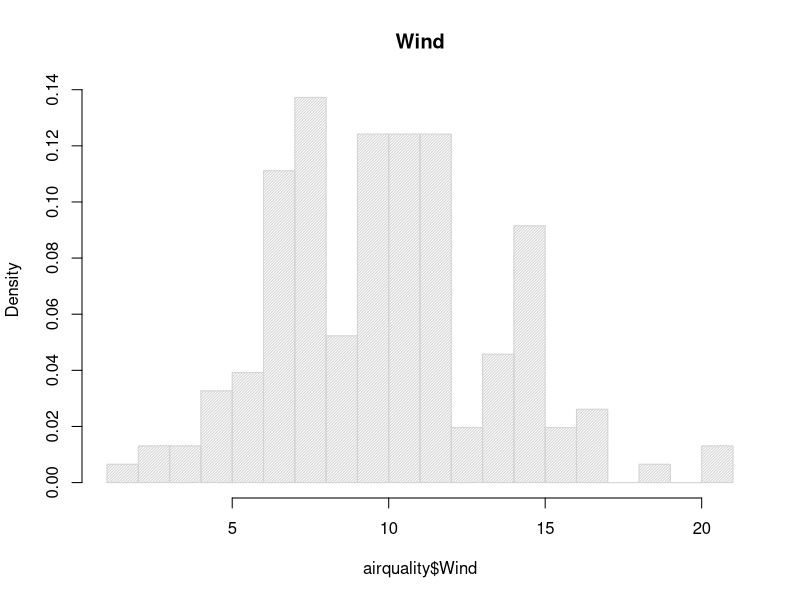
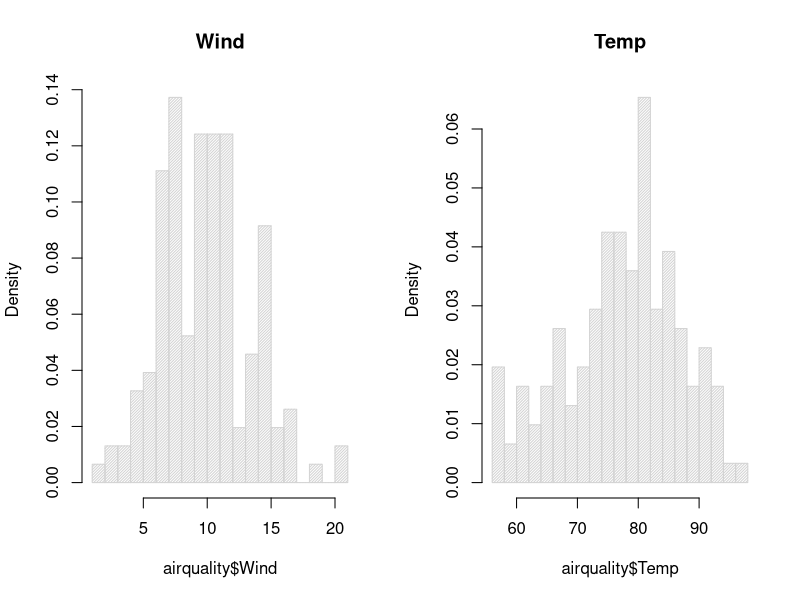

Reproduce these figures in R, in order.
#single
hist(airquality$Wind, breaks = 20, freq = FALSE, density	
     =50, plot=TRUE, main = "Wind")
#multiple
par(mfrow=c(1,2))
hist(airquality$Wind, breaks = 20, freq = FALSE, density	
=50, plot=TRUE,main="Wind")
hist(airquality$Temp, breaks = 20, freq = FALSE, density	
     =50, plot=TRUE, main="Temp")
#?hist